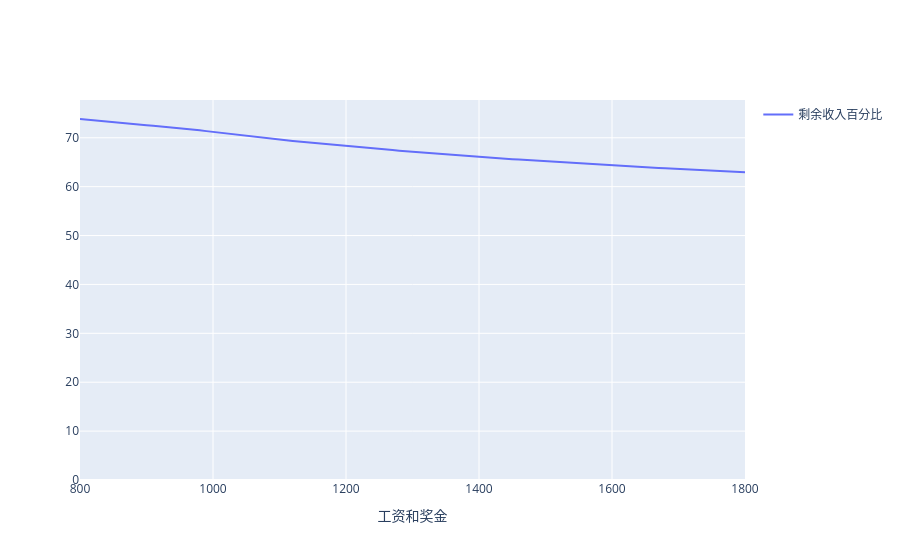

Notebook code for this chart:
### Code cell
equity = 300
salaryBonusRange = range(800, 1801, 10)
totals = [sb + equity for sb in salaryBonusRange]
results = [displayType.resultFor(sb, equity) for sb in salaryBonusRange]

fig = go.Figure()
# fig.add_trace(go.Scatter(x=list(salaryBonusRange), y=totals, mode="lines", name="税前收入"))
fig.add_trace(go.Scatter(x=list(salaryBonusRange), y=results, mode="lines", name=displayType.value))
fig.update_layout(yaxis=dict(rangemode="tozero"), xaxis_title="工资和奖金", showlegend=True)
